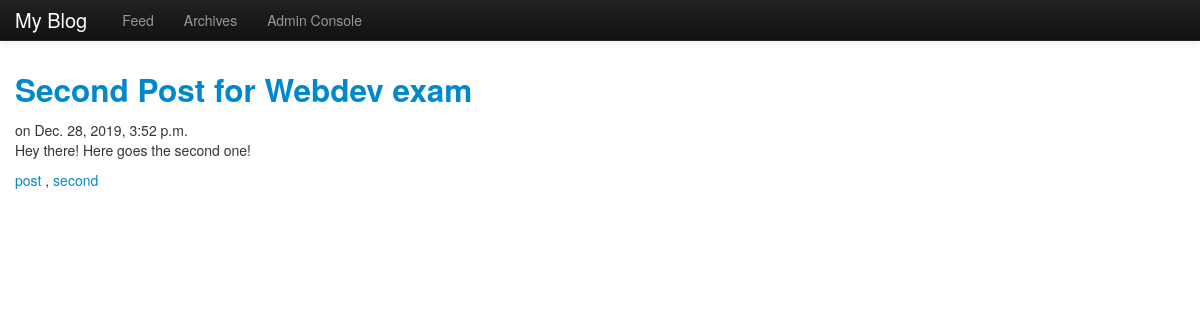
Page /blog/2 on the committed database.
### blog/models.py (models this page shows, shortened)
class Post(models.Model):
    title = models.CharField(max_length = 88)
    body = models.TextField()
    created = models.DateTimeField()
    tags = TaggableManager()

### blog/templates/post.html
{% extends "base.html" %}
{% block content %}
<h2><a href="/blog/{{post.id}}">{{ post.title }}</a></h2>
<div class="post_meta">
        on {{ post.created }}
</div>
<div class="post_body">
        {{ post.body|safe|linebreaks }}
</div>
<div class = "tags">
        {% for tag in post.tags.all %}
        <a href="/blog/tag/{{tag}}">{{tag}}</a>
        {% if not forloop.last %}, {% endif %}
        {% endfor %}
</div>
{% endblock %}

### blog/templates/base.html (style rules this page uses)
body { padding-top: 60px; }

### rows in the picture
Post: title "Second Post for Webdev exam", created "Dec. 28, 2019, 3:52 p.m.", body "Hey there! Here goes the second one!"
Tag: name "post"
Tag: name "second"
